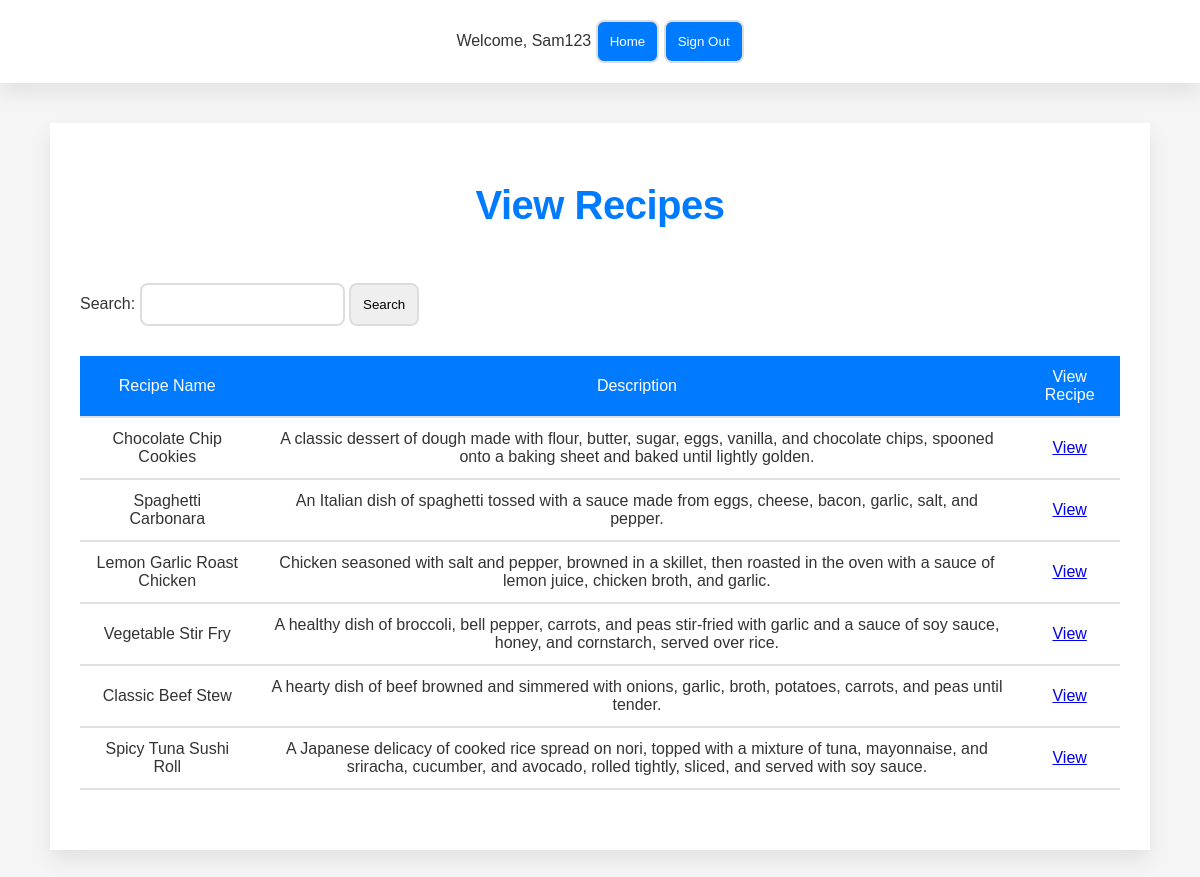
/www/common/view_recipes.php (signed in), run on the app's committed database.
### tables this page shows
CREATE TABLE `Recipe` (
  `recipeId` int NOT NULL AUTO_INCREMENT,
  `userId` int DEFAULT NULL,
  `recipeName` varchar(255) NOT NULL,
  `instructions` text,
  `description` text,
  `approved` tinyint(1) DEFAULT '0',
  PRIMARY KEY (`recipeId`),
  UNIQUE KEY `recipeId` (`recipeId`)
);

### www/common/view_recipes.php (the view, shortened to what this page needs)
<?php
$conn = new mysqli($servername, $username, $password, $dbname);
$filter = "";
$sql = "SELECT DISTINCT Recipe.* FROM Recipe
        JOIN RecipeIngredient ON Recipe.recipeId = RecipeIngredient.recipeId
        JOIN Ingredient ON RecipeIngredient.ingredientId = Ingredient.ingredientId
        WHERE Recipe.approved = 1";
$result = $conn->query($sql);
?>
<html>
<head>
    <link rel="stylesheet" type="text/css" href="style/style.css">
</head>
<body>
    <header>
        <?php include '../common/navbar.php'; ?>
    </header>
    <main>
        <h1>View Recipes</h1><br>
        <form action="view_recipes.php" method="POST">
            <div>
                Search: <input type="text" name="filter" value="<?php echo $filter; ?>" />
                <input type="submit" value="Search" />
            </div>
        </form>
        <table>
            <tr>
                <th>Recipe Name</th>
                <th>Description</th>
                <th>View Recipe</th>
            </tr>
            <?php
            if ($result->num_rows > 0) {
                while ($row = $result->fetch_assoc()) {
                    echo "<tr>";
                    echo "<td>" . $row["recipeName"] . "</td>";
                    echo "<td>" . $row["description"] . "</td>";
                    echo "<td><a href='recipe_redirect.php?recipeId=".$row["recipeId"]."'>View</a></td>";
                    echo "</tr>";
                }
            } else {
                echo "0 results";
            }
            ?>
        </table>
    </main>
</body>
</html>

### www/common/style/style.css (style rules this page uses)
:root { --main-blue: #007BFF; --hover-blue: #0056b3; --soft-gray: #F5F5F5; --text-gray: #333; --border-gray: #E0E0E0; --input-border-gray: #DDD; --transition-speed: 0.3s; }
* { box-sizing: border-box; margin: 0; padding: 0; font-family: 'Poppins', sans-serif; }
body { background-color: var(--soft-gray); color: var(--text-gray); line-height: 1.6; font-size: 16px; }
main { max-width: 1100px; margin: 40px auto; padding: 30px; background-color: #FFF; box-shadow: 0 10px 20px rgba(0, 0, 0, 0.08); }
h1 { text-align: center; padding: 20px 0; font-size: 2.5em; color: var(--main-blue); font-weight: 600; letter-spacing: -0.5px; }
header { background-color: #FFF; box-shadow: 0 10px 20px rgba(0, 0, 0, 0.08); padding: 20px 0; text-align: center; }
table { width: 100%; margin: 30px 0; border-collapse: collapse; }
td, th { padding: 12px 15px; border-bottom: 2px solid var(--border-gray); text-align: center; }
th { background-color: var(--main-blue); color: #FFF; font-weight: 500; }
form, form.div { display: grid; grid-template-columns: max-content 1fr; grid-gap: 20px 1em; text-align: center; margin: auto; }
input, button, select, textarea, .delete-button { grid-column: 2 / 3; padding: 12px; border: 2px solid var(--input-border-gray); border-radius: 8px; transition: border-color var(--transition-speed); }

### data on the page
recipe: recipeName "Chocolate Chip Cookies", description "A classic dessert of dough made with flour, butter, sugar, eggs, vanilla, and chocolate chips, spooned onto a baking sheet and baked until lightly golden."
recipe: recipeName "Spaghetti Carbonara", description "An Italian dish of spaghetti tossed with a sauce made from eggs, cheese, bacon, garlic, salt, and pepper."
recipe: recipeName "Lemon Garlic Roast Chicken", description "Chicken seasoned with salt and pepper, browned in a skillet, then roasted in the oven with a sauce of lemon juice, chicken broth, and garlic."
recipe: recipeName "Vegetable Stir Fry", description "A healthy dish of broccoli, bell pepper, carrots, and peas stir-fried with garlic and a sauce of soy sauce, honey, and cornstarch, served over rice."
recipe: recipeName "Classic Beef Stew", description "A hearty dish of beef browned and simmered with onions, garlic, broth, potatoes, carrots, and peas until tender."
recipe: recipeName "Spicy Tuna Sushi Roll", description "A Japanese delicacy of cooked rice spread on nori, topped with a mixture of tuna, mayonnaise, and sriracha, cucumber, and avocado, rolled tightly, sliced, and served with soy sauce."

### other printed values
$_SESSION['username'] "Sam123"
